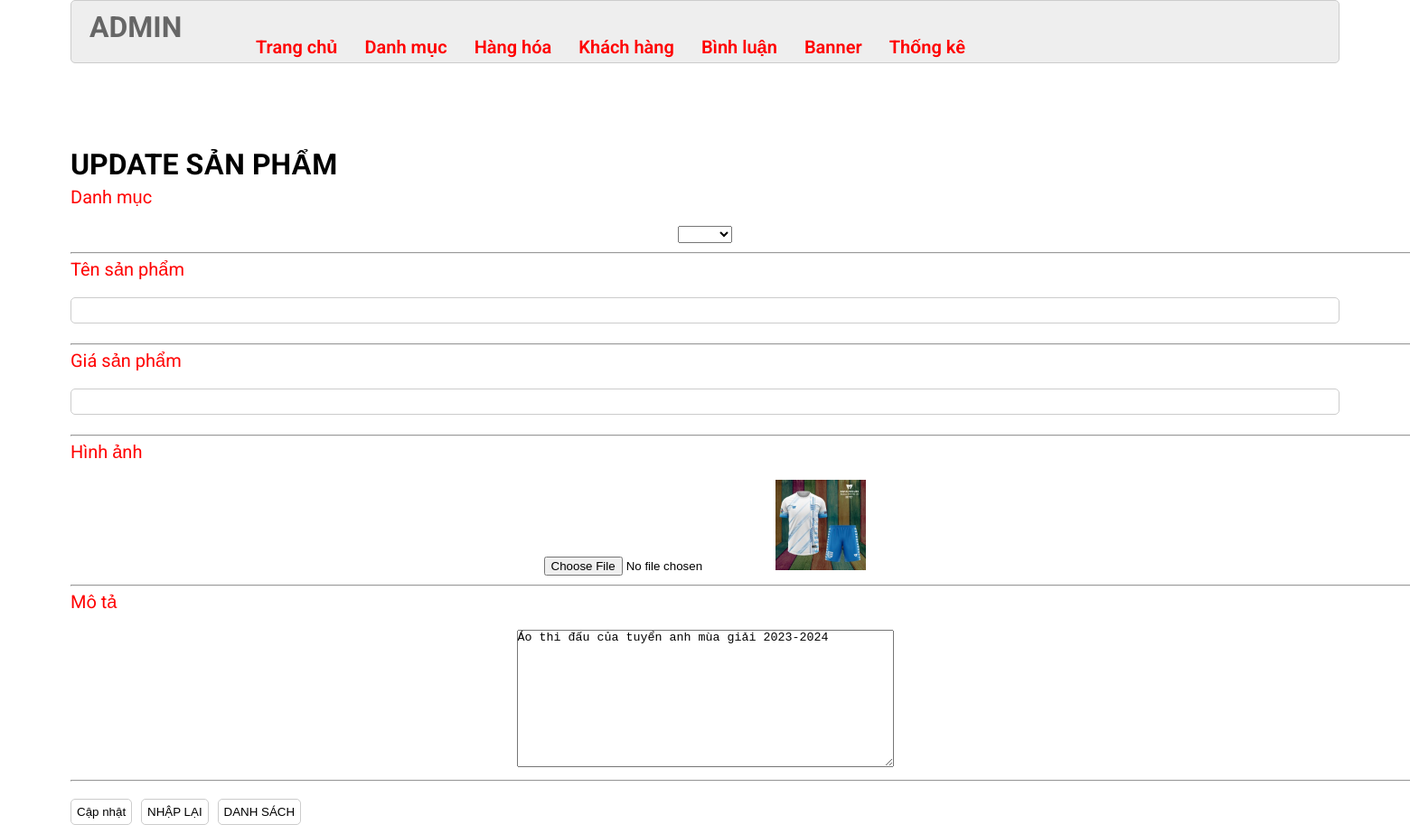
The app's page /admin/index.php?act=suasp&idsp=2 with its own data.
### tables this page shows
CREATE TABLE `sanpham` (
  `id` int(11) NOT NULL,
  `tenloai` varchar(255) NOT NULL,
  `img` varchar(255) NOT NULL,
  `gia` int(11) NOT NULL,
  `mota` varchar(255) NOT NULL,
  `luotxem` int(11) NOT NULL,
  `iddm` int(11) NOT NULL
);

### model/pdo.php (called while the page is built, shortened)
<?php
function pdo_get_connection(){
    $servername = "localhost";
    $username = "root";
    $password = "";
    try {
        $conn = new PDO("mysql:host=$servername;dbname=duan1", $username, $password);
        $conn->setAttribute(PDO::ATTR_ERRMODE, PDO::ERRMODE_EXCEPTION);
        return $conn;
    } catch(PDOException $e) {
        echo "Connection failed: " . $e->getMessage();
    }
}
function pdo_query($sql){
    $sql_args=array_slice(func_get_args(),1);
    try{
        $conn=pdo_get_connection();
        $stmt=$conn->prepare($sql);
        $stmt->execute($sql_args);
        $rows=$stmt->fetchAll();
        return $rows;
    }
    catch(PDOException $e){
        throw $e;
    }
    finally{
        unset($conn);
    }
}
function pdo_query_one($sql){
    $sql_args=array_slice(func_get_args(),1);
    try{
        $conn=pdo_get_connection();
        $stmt=$conn->prepare($sql);
        $stmt->execute($sql_args);
        $row=$stmt->fetch(PDO::FETCH_ASSOC);
        return $row;
    }
    catch(PDOException $e){
        throw $e;
    }
    finally{
        unset($conn);
    }
}
?>

### model/sanpham.php (called while the page is built, shortened)
<?php
function loadone_sanpham($id)
{
    $sql = "select * from sanpham where id = $id";
    $result = pdo_query_one($sql);
    return $result;
}

### model/danhmuc.php (called while the page is built, shortened)
<?php
function loadall_danhmuc(){
    $sql="select * from danhmuc order by id desc";
    $listdanhmuc=pdo_query($sql);
    return  $listdanhmuc;
}

### admin/sanpham/update.php (the view, shortened to what this page needs)
<?php
if (is_array($sanpham)) {
    extract($sanpham);
}
$hinhpath = "../upload/" . $img;
if (is_file($hinhpath)) {
    $hinhpath = "<img src='" . $hinhpath . "' width='100px' height='100px'>";
} else {
    $hinhpath = "Lỗi";
}
?>
<div class="row2">
    <div class="row2 font_title">
        <h1>UPDATE SẢN PHẨM</h1>
    </div>
    <div class="row2 form_content ">
        <form action="index.php?act=updatesp" method="POST" enctype="multipart/form-data">
            <div class="row2 mb10 form_content_container">
                <label> Danh mục </label> <br>
                <select name="iddm" id="">
                    <?php foreach ($listdanhmuc as $key => $value) {
                        if ($iddm == $value['id']) {?>
                            <option value="<?php echo $value['id'] ?>" selected><?php echo $value['name']; ?></option>
                        <?php }
                        else{?>
                            <option value="<?php echo $value['id'] ?>"><?php echo $value['name']; ?></option>
                        <?php }?>
                        <option value="<?php echo $id; ?>"><?php echo $name; ?></option>
                    <?php } ?>
                </select>
            </div>
            <hr>
            <div class="row2 mb10 form_content_container">
                <label> Tên sản phẩm </label> <br>
                <input type="text" name="tensanpham" value="<?php echo $name; ?>">
            </div>
            <hr>
            <div class="row2 mb10">
                <label>Giá sản phẩm </label> <br>
                <input type="text" name="price" value="<?php echo $price; ?>">
            </div>
            <hr>
            <div class="row2 mb10">
                <label>Hình ảnh </label> <br>
                <input type="file" name="img">
                <?php echo $hinhpath; ?>
            </div>
            <hr>
            <div class="row2 mb10">
                <label>Mô tả</label> <br>
                <textarea rows="10" cols="50" name="mota"><?php echo $mota; ?></textarea>
                <br>
            </div>
            <hr>
            <br>
            <div class="row mb10 ">
                <input type="submit" class="mr20"   name="capnhat"  value="Cập nhật">
                <input type="reset"  class="mr20"                   value="NHẬP LẠI">
                <a href="index.php?act=list">
                    <input class="mr20" type="button" value="DANH SÁCH">
                </a>
            </div>
        </form>
    </div>
</div>

### css/admin.css (style rules this page uses)
:root { --white-color: #fff; --black-color: #000; --text-color: #333; }
* { margin: 0; padding: 0; box-sizing: border-box; }
body { font-family: 'Roboto', sans-serif; }
.row { display: flex; width: 100%; }
.row2 { float: left; width: 100%; }
.mb10 { margin-bottom: 10px; }
form { text-align: center; }
.form_account input[type="email"], .form_account input[type="text"], .form_account input[type="password"], .form_content input[type="text"] { width: 100%; border: 1px solid #ccc; border-radius: 5px; padding: 6px 10px; margin-bottom: 12px; }
.form_account input[type="reset"], .form_account input[type="submit"], .form_content input[type="submit"], .form_content input[type="reset"], .form_content input[type="button"] { padding: 6px; background: white; border: 1px solid #CCC; border-radius: 5px; }
.mr20 { margin-right: 10px; }
label { display: flex; justify-content: start; font-size: 20px; color: red; margin-top: 5px; }

### admin/sanpham/update.php (style rules this page uses)
hr { width: 1500px; margin: auto; }

### records on screen
sanpham: img (picture), mota "Áo thi đấu của tuyển anh mùa giải 2023-2024"
